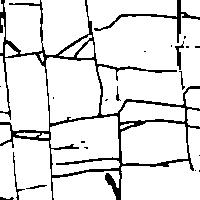
%> input picture Statistics Extraction/Sample_image.tif, 200 x 200 px
$ octave main_readme.m   (GNU Octave 9; MATLAB toolbox functions it lacks are replaced by stand-ins)
%> lines starting %> are read from the running program, lines starting %| are printed output that depends on the picture
### Statistics Extraction/fracture_grouping_2d.m
function [H,V]=fracture_grouping_2d(bin)

dim_x=size(bin,2)+2;
dim_y=size(bin,1)+2;
binary=zeros(dim_y,dim_x);
binary(2:end-1,2:end-1)=bin;
H=binary;
V=binary;
%binary=[zeros(dim_y,1),[zeros(1,dim_x);binary;zeros(1,dim_x)],zeros(dim_y,1)];
[x,y]=find(binary==1);
zeronr=size(x,1);
for i=1:zeronr
    if (binary(x(i),y(i)-1)==0 && binary(x(i),y(i)+1)==0)   %remove vertical ones

        H(x(i)-1:x(i)+1,y(i)-1:y(i)+1)=zeros(3,3);
    else if (binary(x(i)-1,y(i))==0 && binary(x(i)+1,y(i))==0)
            V(x(i)-1:x(i)+1,y(i)-1:y(i)+1)=zeros(3,3);
        end
    end
end
    H=H(2:end-1,2:end-1);
    V=V(2:end-1,2:end-1);
end

### Statistics Extraction/orientation_length.m
function [O,L]=orientation_length(binary)
L=[];
O=[];
%BINARY=[];
for k=1:size(binary,3)
    BW = binary(:,:,k);
    BW = logical(BW);              %conhorizing unit8 to logical
   % area=(cell2mat(struct2cell(regionprops(BW,'Area'))))';
    %if size(BW(find(BW==1)),1)>0
    orientation=(cell2mat(struct2cell(regionprops(BW,'Orientation'))))';
    length = (cell2mat(struct2cell(regionprops(BW,'Area'))))';
    %center = (cell2mat(struct2cell(regionprops(BW,'Centroid'))))';
    L=[L;length];
    O=[O;orientation];
    %SP=[SP;center];
    %else
    %end
end

### Statistics Extraction/aperture_measurement_vertical.m
function aperture=aperture_measurement_vertical(V1,V2)
%V1: skeleton 0 is background
%V2: full 0 is background
a=5;
aperture=zeros(100,1);
%num_images=size(V1,3);
n=0;
%for k=1:50:num_images
    %BW_family = logical(V1(:,:,k));    %~logical((imread(fname1, k, 'Info', info)));
    %BW_full = logical(V2(:,:,k));      %~logical((imread(fname2, k, 'Info', info)));
    BW_family = logical(V1);    %~logical((imread(fname1, k, 'Info', info)));
    BW_full = logical(V2);      %~logical((imread(fname2, k, 'Info', info)));
    BW=BW_family+BW_full;
    clear BW_family;
    clear BW_full;
    [x,y]=find(BW==2);
    zeronr=size(x,1);
    for i=1:zeronr
        n=n+1;
        try
        aperture(n)=numel(find(BW(x(i),y(i)-a:y(i)+a)));   %cleat is vertical
        end
    end
%

### Statistics Extraction/aperture_measurement_horizental.m
function aperture=aperture_measurement_horizental(V1,V2)
%V1: skeleton 0 is background
%V2: full 0 is background
a=5;
aperture=zeros(100,1);
n=0;
%for k=1:50:num_images
    %BW_family = logical(V1(:,:,k));    %~logical((imread(fname1, k, 'Info', info)));
    %BW_full = logical(V2(:,:,k));      %~logical((imread(fname2, k, 'Info', info)));
    BW_family = logical(V1);    %~logical((imread(fname1, k, 'Info', info)));
    BW_full = logical(V2);      %~logical((imread(fname2, k, 'Info', info)));
    BW=BW_family+BW_full;
    clear BW_family;
    clear BW_full;
    [x,y]=find(BW==2);
    zeronr=size(x,1);
    for i=1:zeronr
        n=n+1;
        try
        aperture(n)=numel(find(BW(x(i)-a:x(i)+a,y(i))));   %cleat is horizental

        end
    end
%end

### Statistics Extraction/main_readme.m
%==========================================================================
%~~~~~~~~~~~~~~~~~~ooooo~~~~ooooo~~~~0~~~0~~~~ooooo~~~~~~~~~~~~~~~~~~~~~~~~
%~~~~~~~~~~~~~~~~~~~~0~~~~~~~~0~~~~~~0o~~0~~~~0~~~~~~~~~~~~~~~~~~~~~~~~~~~~
%~~~~~~~~~~~~~~~~~~~~0~~~~~~~~0~~~~~~0~o~0~~~~0~oo0~~~~~~~~~~~~~~~~~~~~~~~~
%~~~~~~~~~~~~~~~~~~~~0~~~~~~~~0~~~~~~0~~o0~~~~0~~~0~~~~~~~~~~~~~~~~~~~~~~~~
%-----------------ooo0------oo0oo----0---0----0oooo------------------------
%==========================================================================

% This code can only apply for regular coal cleat network with T junction
% connectivity. To extract the geometrical statistics of coal, you
% basically need to follow following steps:

% 1. Skeletonise the cleat networ: since 3D skeletonisation is not
% accurate, this is performed slice by slice

% 2. Divide cleat network into face cleats and butt cleats:
% fracture_grouping_2d.m

% 3. Measure aperture:
% aperture_measurement_vertical.m
% aperture_measurement_horizental.m

% 4. Meaure length and orientation of each cleat group
% orientation_length.m

% Please note:
% [1] orientations here are not 3D orientation vectors as
% normally used. I measure the 2D orientation of fractures from top and
% side of the sample. Since they are the two parameters I use for my DFN
% modelling. While if you need a more common way, please refer to Matlab
% function 'regionprops', it is easy to obtain.
% [2] length and aperture are in the unit of number of voxels.

clear;
fname='Sample_image.tif';
%fname=fullfile(dname,file);
info = imfinfo(fname);
num_images = numel(info);
Orientation_face=[];
Orientation_butt=[];
Length_face=[];
Length_butt=[];
Aperture_face=[];
Aperture_butt=[];
for k=1:num_images
    BW_full = (imread(fname, k, 'Info', info));
%> BW_full is the input picture: size 200x200 uint8; 88.6% white; black in thin lines or dots
    BW_full = ~logical(BW_full);   %make sure back is 0, objects are 1
%> BW_full: size 200x200 logical; 11.4% white in thin lines or dots
    BW = bwmorph(BW_full,'skel',Inf);
%> BW: size 200x200 logical; 6% white in thin lines or dots

    [face,butt]=fracture_grouping_2d(BW);
%> in fracture_grouping_2d, `binary(2:end-1,2:end-1)=bin;`:
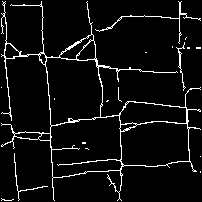
%> binary: size 202x202 double; values 0 (black) and 1 (white), 5.8% white in thin lines or dots
%> in fracture_grouping_2d, `[x,y]=find(binary==1);`: x = 2384 values from 2 to 201
%> in fracture_grouping_2d, `zeronr=size(x,1);`: zeronr = 2384
%> after the loop in fracture_grouping_2d, `for i=1:zeronr`:
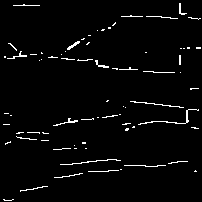
%> H: size 202x202 double; values 0 (black) and 1 (white), 2.8% white in thin lines or dots
%> after the loop in fracture_grouping_2d, `for i=1:zeronr`:
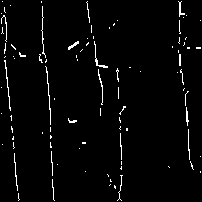
%> V: size 202x202 double; values 0 (black) and 1 (white), 2.6% white in thin lines or dots
%> in fracture_grouping_2d, `H=H(2:end-1,2:end-1);`:
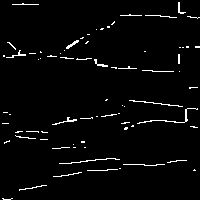
%> H: size 200x200 double; values 0 (black) and 1 (white), 2.8% white in thin lines or dots
%> in fracture_grouping_2d, `V=V(2:end-1,2:end-1);`:
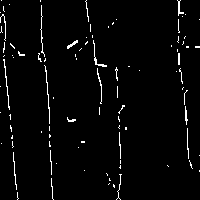
%> V: size 200x200 double; values 0 (black) and 1 (white), 2.7% white in thin lines or dots

    [o_f,l_f]=orientation_length(face);
%> after the loop in orientation_length, `for k=1:size(binary,3)`: L = 74 values, max 97 at index 59, min 1 at index 15, mean 15.32; O = 74 values, max 90 at index 65, min -69.57 at index 64, mean 2.9
%> o_f has the same summary as O in orientation_length; l_f has the same summary as L in orientation_length
    [o_b,l_b]=orientation_length(butt);
%> o_b = 93 values, max 90 at index 3, min -88.04 at index 25, mean 4.41; l_b = 93 values, max 65 at index 28, min 1 at index 1, mean 11.58

    Orientation_face=[Orientation_face;o_f];
%> Orientation_face has the same summary as O in orientation_length
    Orientation_butt=[Orientation_butt;o_b];
%> Orientation_butt has the same summary as o_b

    Length_face=[Length_face;l_f];
%> Length_face has the same summary as L in orientation_length
    Length_butt=[Length_butt;l_b];
%> Length_butt has the same summary as l_b

    a_f=aperture_measurement_vertical(face,BW_full);
%> in aperture_measurement_vertical, `BW=BW_family+BW_full;`:
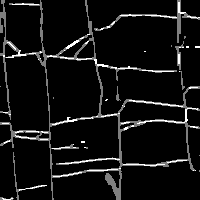
%> BW: size 200x200 double; min 0, max 2, mean 0.143; drawn with min black and max white
%> in aperture_measurement_vertical, `[x,y]=find(BW==2);`: x = 1130 values from 3 to 200
%> in aperture_measurement_vertical, `zeronr=size(x,1);`: zeronr = 1130
%> after the loop in aperture_measurement_vertical, `for i=1:zeronr`: aperture = 1104 values, max 11 at index 16, min 0 at index 1, mean 9.01; n = 1130
%> a_f has the same summary as aperture in aperture_measurement_vertical
    a_b=aperture_measurement_horizental(butt,BW_full);
%> in aperture_measurement_horizental, `BW=BW_family+BW_full;`:
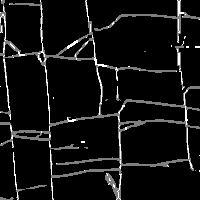
%> BW: size 200x200 double; min 0, max 2, mean 0.141; drawn with min black and max white
%> in aperture_measurement_horizental, `[x,y]=find(BW==2);`: x = 1073 values from 1 to 200
%> in aperture_measurement_horizental, `zeronr=size(x,1);`: zeronr = 1073
%> after the loop in aperture_measurement_horizental, `for i=1:zeronr`: aperture = 1073 values, max 11 at index 2, min 0 at index 11, mean 8.26; n = 1073
%> a_b has the same summary as aperture in aperture_measurement_horizental

    Aperture_face=[Aperture_face;a_f];
%> Aperture_face = 1104 values, max 11 at index 16, min 0 at index 1, mean 9.01
    Aperture_butt=[Aperture_butt;a_b];
%> Aperture_butt has the same summary as aperture in aperture_measurement_horizental

end
